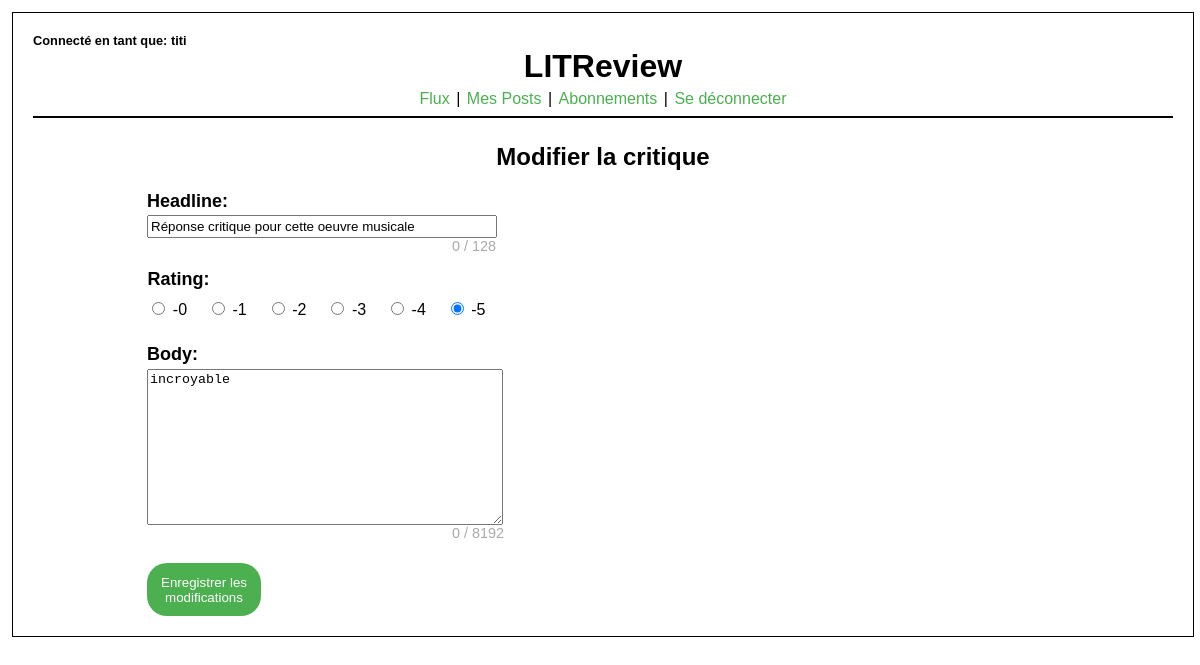
Page /edit_review/3/ (signed in) on the earlier database version.
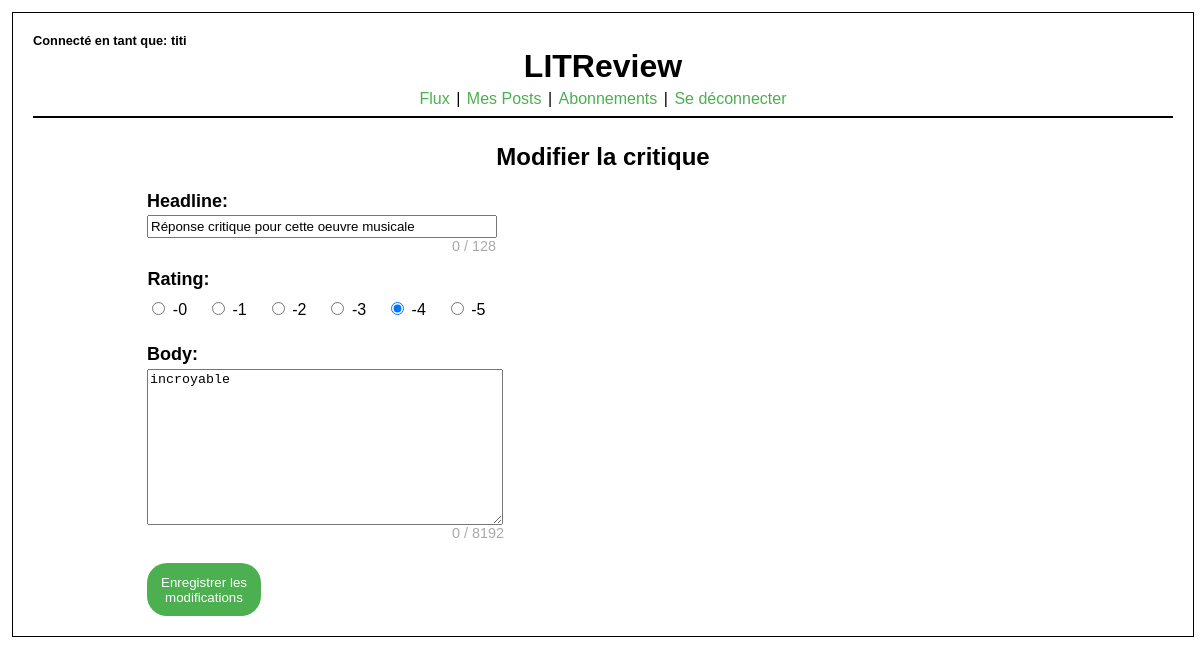
Same page on the later database version.
### actions_users/models.py (models this page shows)
class BasePost(models.Model):
    time_created = models.DateTimeField(auto_now_add=True)
    user = models.ForeignKey(to=settings.AUTH_USER_MODEL, on_delete=models.CASCADE)
    class Meta:
        abstract = True

class Review(BasePost):
    headline = models.CharField(max_length=128, null=True, blank=True)
    body = models.TextField(
        max_length=8192, null=True, blank=True
    )  # Body peut être vide
    ticket = models.ForeignKey(
        to=Ticket, on_delete=models.CASCADE
    )  # Lien vers le ticket associé
    rating = models.PositiveSmallIntegerField(
        validators=[MinValueValidator(0), MaxValueValidator(5)]
    )

### actions_users/views.py (the view)
# urls.py: path("edit_review/<int:review_id>/", actions_view.edit_review, name="edit_review"),
@login_required
def edit_review(request, review_id):
    review = get_object_or_404(Review, id=review_id)
    if request.method == "POST":
        review_form = ReviewForm(request.POST, request.FILES, instance=review)
        if review_form.is_valid():
            review_form.save()
            return redirect("my_post")
    else:
        review_form = ReviewForm(instance=review)
    return render(request, "user_edit_review.html", {"review_form": review_form})

### actions_users/forms.py
class ReviewForm(forms.ModelForm):
    class Meta:
        model = Review
        fields = ["headline", "rating", "body"]
        widgets = {
            "rating": forms.RadioSelect(
                choices=[
                    (0, " -0"),
                    (1, " -1"),
                    (2, " -2"),
                    (3, " -3"),
                    (4, " -4"),
                    (5, " -5"),
                ],
            )
        }

### actions_users/templates/user_edit_review.html (shortened to what this page needs)
{% extends 'user_actions_base.html' %}
{% load static %}
{% block content %}
<link rel="stylesheet" href="{% static 'actions_users/css/user_create_post.css' %}" />
<h2>Modifier la critique</h2>
<form method="post" enctype="multipart/form-data">
  {{ review_form }}
  <button type="submit" class="btn-sub">Enregistrer les modifications</button>
</form>
{% endblock %}

Differences in the rows shown:
changed Review "Réponse critique pour cette oeuvre musicale": rating "☐ -0 ☐ -1 ☐ -2 ☐ -3 ☐ -4 ☑ -5" → "☐ -0 ☐ -1 ☐ -2 ☐ -3 ☑ -4 ☐ -5"
